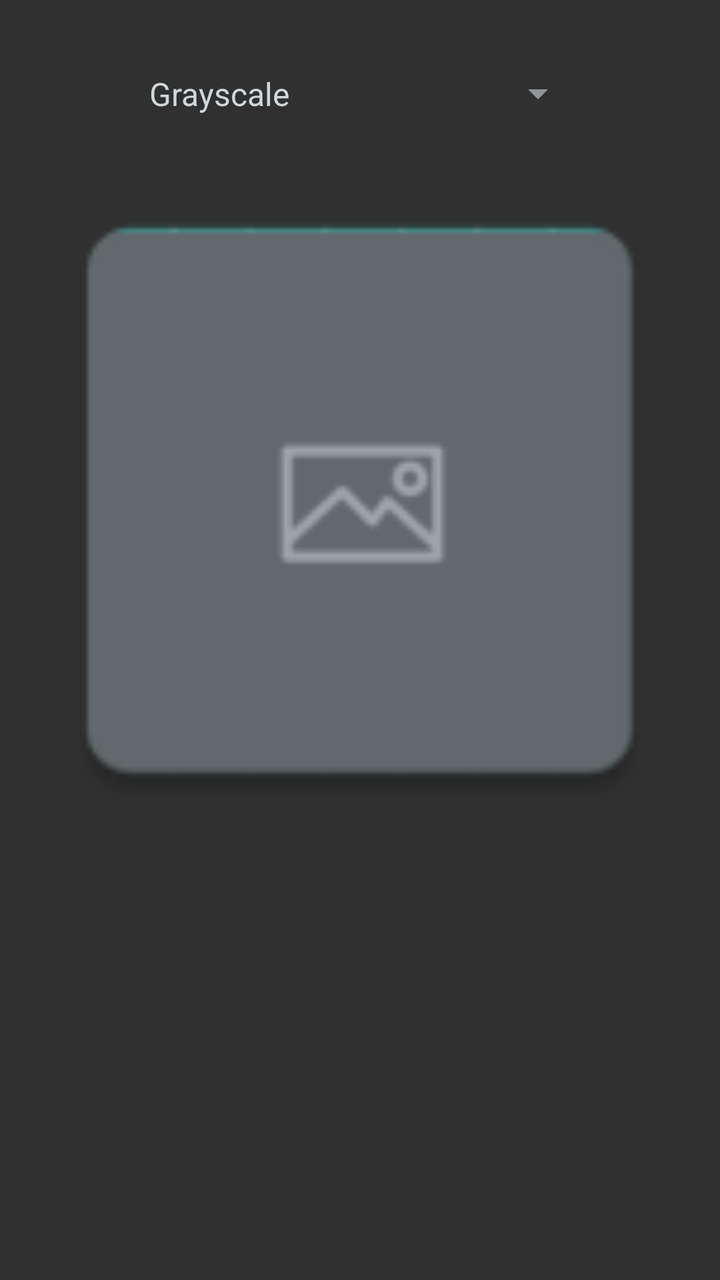
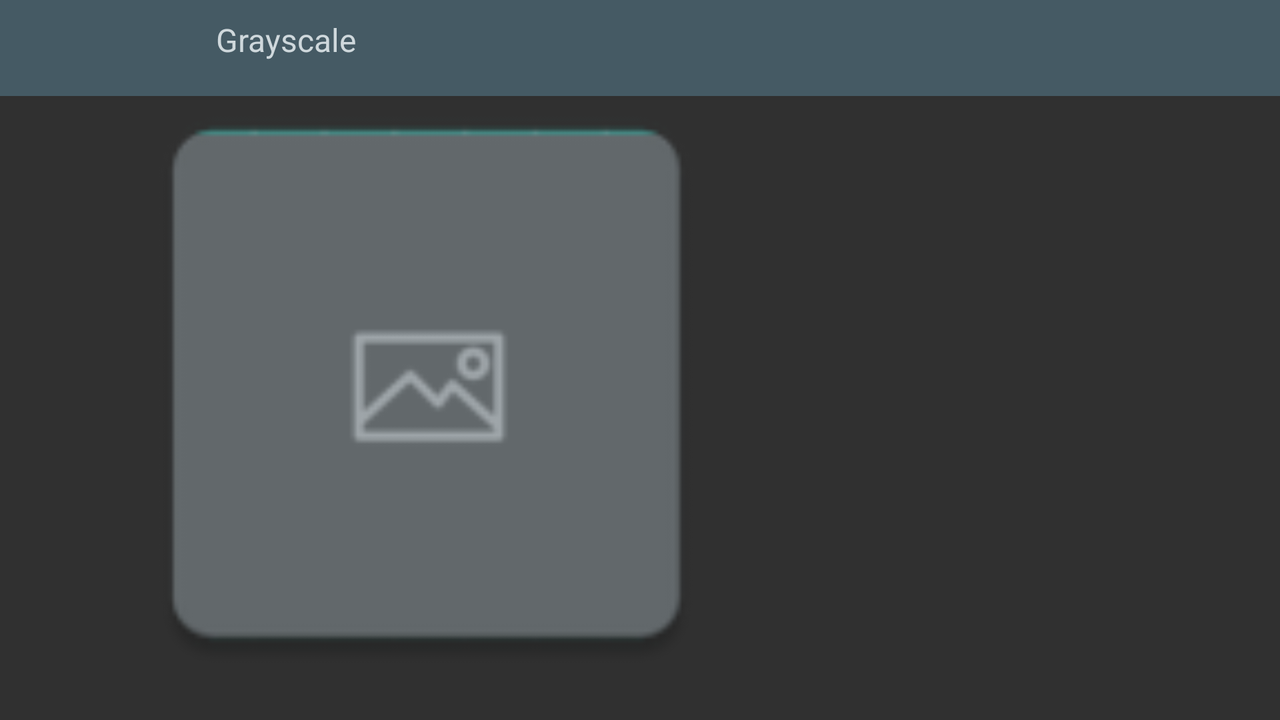

An Android layout and its configuration variant, each rendered on a device that would load it. The default file and the variant file are quoted in full after the pictures.
<!-- AndroidManifest.xml: activity theme AppTheme -->
<!-- res/layout/activity_edit.xml -->
<?xml version="1.0" encoding="utf-8"?>
<android.support.constraint.ConstraintLayout xmlns:android="http://schemas.android.com/apk/res/android"
    xmlns:app="http://schemas.android.com/apk/res-auto"
    xmlns:tools="http://schemas.android.com/tools"
    android:layout_width="match_parent"
    android:layout_height="match_parent"
    tools:context=".editmenu.EditActivity">


    <LinearLayout
        android:padding="@dimen/padding_8dp"
        android:layout_width="match_parent"
        android:layout_height="match_parent"
        android:orientation="vertical">

        <Spinner
            android:layout_width="wrap_content"
            android:layout_height="0dp"
            android:id="@+id/effect_spinner"
            android:entries="@array/editOptions"
            android:spinnerMode="dropdown"
            android:layout_marginTop="20dp"
            android:layout_weight="0.4"
            android:layout_gravity="center">

        </Spinner>

        <ImageView
            android:id="@+id/edit_imageView"
            android:layout_width="match_parent"
            android:layout_height="0dp"
            android:layout_weight="4"
            android:scaleType="fitCenter"
            app:srcCompat="@mipmap/placeholder"
            android:paddingBottom="@dimen/padding_8dp"/>

        <FrameLayout
            android:id="@+id/placeholder_fragment"
            android:layout_width="match_parent"
            android:layout_height="0dp"
            android:layout_weight="2"/>

    </LinearLayout>
</android.support.constraint.ConstraintLayout>
<!-- resources referenced by this layout -->
<resources>
  <string-array name="editOptions">
          <item>Grayscale</item> 
          <item>Real Gaussian Blur</item>
          <item>Sharpen</item>
          <item>Invert</item>
          <item>Polaroid</item>
          <item>Fake Blur</item>
          <item>Sepia</item>
          <item>Gamma Correction</item> 
          <item>Contrast Adjustment</item>
          <item>Brightness Adjustment</item>
          <item>Rotate Image</item>
          <item>Saturate</item>
          <item>Colour Intensity</item>
          <item>Emboss</item>
      </string-array>
  <dimen name="padding_8dp">8dp</dimen>
  <!-- mipmap placeholder: png bitmap (mipmap-hdpi, 1077 bytes) -->
  <style name="AppTheme" parent="Theme.AppCompat.Light.DarkActionBar">
  
  
          <item name="colorPrimaryDark">@color/colorPrimaryDark</item>
          <item name="colorPrimary">@color/colorPrimary</item>
          <item name="colorAccent">@color/colorAccent</item>
          <item name="android:colorBackground">@color/mainGrey</item>
          <item name="android:textColor">@color/colorPrimaryLight</item>
  
          <item name="android:colorForeground">@color/colorPrimaryLight</item>
      </style>
  <color name="colorPrimaryDark">#455a64</color>
  <color name="colorPrimary">#455a64</color>
  <color name="colorAccent">#9e9e9e</color>
  <color name="mainGrey">#303030</color>
  <color name="colorPrimaryLight">#cfd8dc</color>
</resources>
<!-- res/layout-land/activity_edit.xml (the repository's variant of the layout above) -->
<!-- drawn on the phone turned sideways -->
<?xml version="1.0" encoding="utf-8"?>
<android.support.constraint.ConstraintLayout xmlns:android="http://schemas.android.com/apk/res/android"
    xmlns:app="http://schemas.android.com/apk/res-auto"
    xmlns:tools="http://schemas.android.com/tools"
    android:layout_width="match_parent"
    android:layout_height="match_parent"
    tools:context=".editmenu.EditActivity">
    <android.support.v7.widget.Toolbar
        android:id="@+id/editToolbar"
        android:layout_width="match_parent"
        android:layout_height="wrap_content"

        android:theme="@style/editToolbar">



    </android.support.v7.widget.Toolbar>

    <LinearLayout
        android:layout_width="match_parent"
        android:layout_height="match_parent"
        android:orientation="horizontal">

        <LinearLayout
            android:layout_width="0dp"
            android:layout_height="match_parent"
            android:orientation="vertical"
            android:layout_weight="4"
            android:padding="@dimen/padding_8dp">

            <Spinner
                android:id="@+id/effect_spinner"
                android:layout_width="wrap_content"
                android:layout_height="wrap_content"
                android:layout_gravity="center"
                android:entries="@array/editOptions"
                android:spinnerMode="dropdown">

            </Spinner>

            <ImageView
                android:id="@+id/edit_imageView"
                android:layout_width="match_parent"
                android:layout_height="match_parent"

                android:layout_gravity="center"
                android:scaleType="fitCenter"
                app:srcCompat="@mipmap/placeholder" />

        </LinearLayout>

        <FrameLayout
            android:id="@+id/placeholder_fragment"
            android:layout_width="0dp"
            android:layout_gravity="center"
            android:layout_height="wrap_content"
            android:layout_weight="2" />
    </LinearLayout>

</android.support.constraint.ConstraintLayout>
<!-- resources referenced by the variant -->
<!-- as the phone turned sideways resolves them -->
<resources>
  <string-array name="editOptions">
          <item>Grayscale</item> 
          <item>Real Gaussian Blur</item>
          <item>Sharpen</item>
          <item>Invert</item>
          <item>Polaroid</item>
          <item>Fake Blur</item>
          <item>Sepia</item>
          <item>Gamma Correction</item> 
          <item>Contrast Adjustment</item>
          <item>Brightness Adjustment</item>
          <item>Rotate Image</item>
          <item>Saturate</item>
          <item>Colour Intensity</item>
          <item>Emboss</item>
      </string-array>
  <dimen name="padding_8dp">8dp</dimen>
  <!-- mipmap placeholder: png bitmap (mipmap-hdpi, 1077 bytes) -->
  <style name="editToolbar" parent="Widget.AppCompat.Toolbar">
  
          <item name="android:toolbarStyle">
              @style/editToolbar
          </item>
          <item name="android:background">@color/colorPrimaryDark</item>
      </style>
  <style name="AppTheme" parent="Theme.AppCompat.Light.DarkActionBar">
  
  
          <item name="colorPrimaryDark">@color/colorPrimaryDark</item>
          <item name="colorPrimary">@color/colorPrimary</item>
          <item name="colorAccent">@color/colorAccent</item>
          <item name="android:colorBackground">@color/mainGrey</item>
          <item name="android:textColor">@color/colorPrimaryLight</item>
  
          <item name="android:colorForeground">@color/colorPrimaryLight</item>
      </style>
  <color name="colorPrimaryDark">#455a64</color>
  <color name="colorPrimary">#455a64</color>
  <color name="colorAccent">#9e9e9e</color>
  <color name="mainGrey">#303030</color>
  <color name="colorPrimaryLight">#cfd8dc</color>
</resources>
